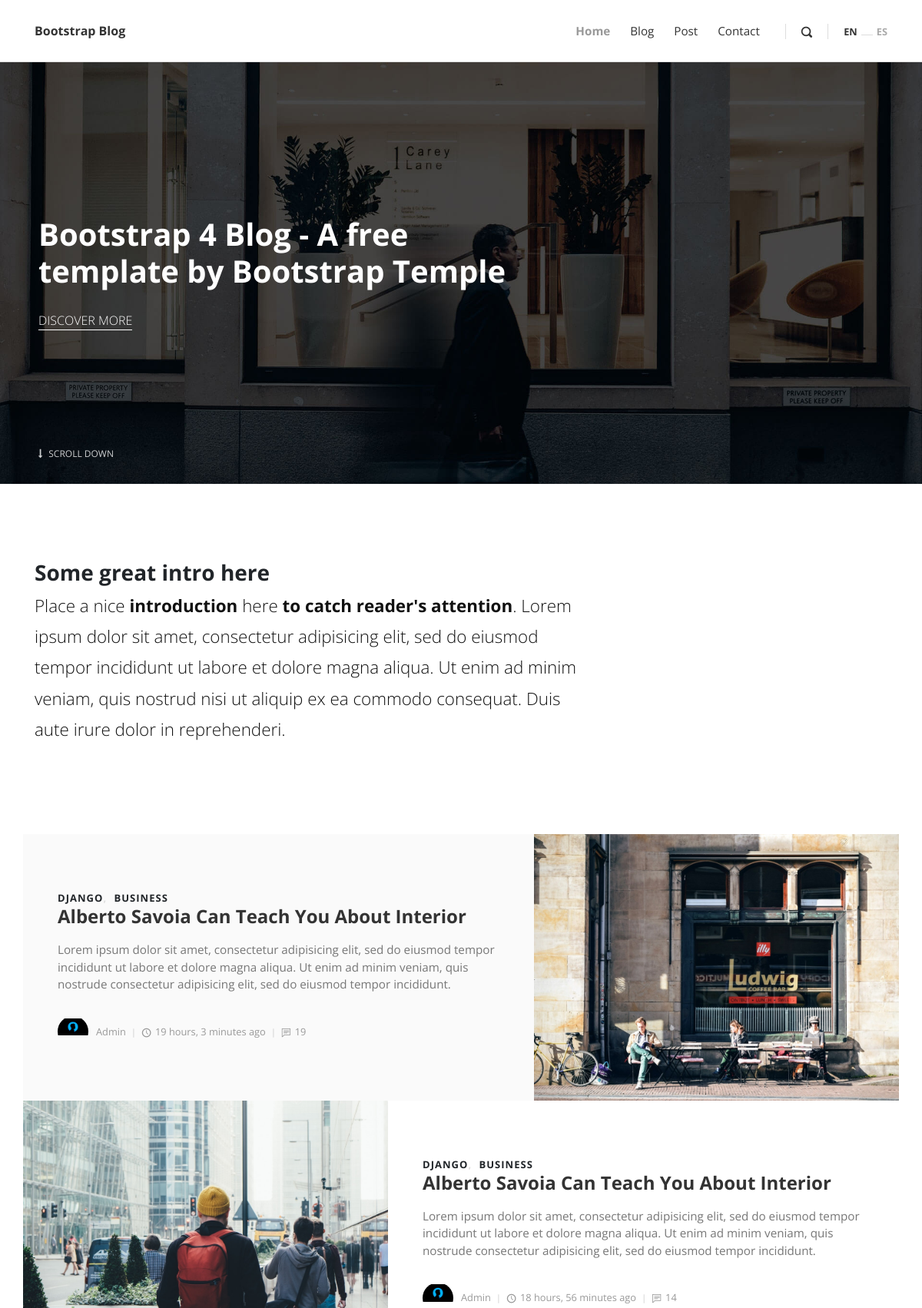
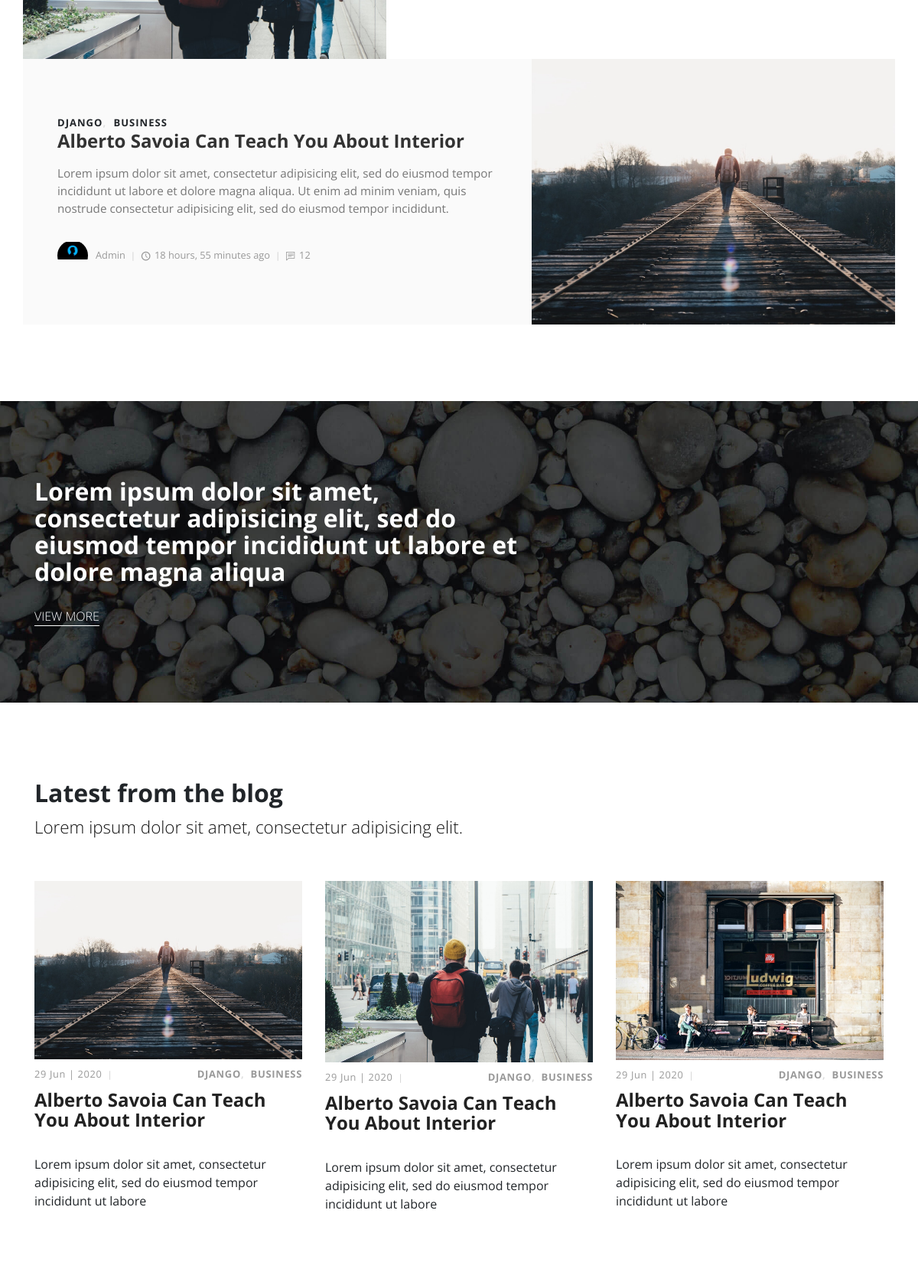
The page / (upper part) on the database its author committed (2 pictures, top to bottom).
### posts/models.py (models this page shows, shortened)
class Category(models.Model):
    title = models.CharField(max_length=20)
    def __str__(self):
        return self.title

class Posts(models.Model):
    title = models.CharField(max_length=100)
    overview = models.TextField()
    timestamp = models.DateTimeField(auto_now_add=True)
    comment_count = models.IntegerField(default=0)
    author = models.ForeignKey(Author, on_delete=models.CASCADE)
    thumbnail = models.ImageField()
    category = models.ManyToManyField(Category)
    featured = models.BooleanField()
    class Meta:
        verbose_name_plural = 'Posts'
    def get_trailer(self):
        trailer = self.overview[:100]
        return trailer

class Author(models.Model):
    user = models.OneToOneField(User, on_delete=models.CASCADE)
    profile_picture = models.ImageField()

### posts/views.py (the view)
# urls.py: path('', index, name='index'),
def index(request):
    featured = Posts.objects.filter(featured=True)
    latest = Posts.objects.order_by('-timestamp')[0:3]
    if request.method == 'POST':
        email = request.POST['email']
        new_signup = Signup()
        new_signup.email = email
        new_signup.save()
    context = {'featured': featured, 'latest': latest}
    return render(request, 'index.html', context)

### templates/index.html (shortened to what this page needs)
{% extends 'base.html' %}
{% load static %}
{% block blockname %}
<section style="background: url({% static 'img/hero.jpg' %}); background-size: cover; background-position: center center;" class="hero">
	<div class="container">
		<div class="row">
			<div class="col-lg-7">
				<h1>Bootstrap 4 Blog - A free template by Bootstrap Temple</h1>
				<a href="#" class="hero-link">Discover More</a>
			</div>
		</div>
		<a href=".intro" class="continue link-scroll"><i class="fa fa-long-arrow-down"></i> Scroll Down</a>
	</div>
</section>
<section class="intro">
	<div class="container">
		<div class="row">
			<div class="col-lg-8">
				<h2 class="h3">Some great intro here</h2>
				<p class="text-big">Place a nice <strong>introduction</strong> here <strong>to catch reader's attention</strong>. Lorem ipsum dolor sit amet, consectetur adipisicing elit, sed do eiusmod tempor incididunt ut labore et dolore magna aliqua. Ut enim ad minim veniam, quis nostrud nisi ut aliquip ex ea commodo consequat. Duis aute irure dolor in reprehenderi.</p>
			</div>
		</div>
	</div>
</section>
<section class="featured-posts no-padding-top">
	<div class="container">
		{% for object in featured %}
		<div class="row d-flex align-items-stretch">
			{% if forloop.counter|divisibleby:2 %}
			<div class="image col-lg-5"><img src="{{ object.thumbnail.url }}" alt="..." /></div>
			{% endif %}
			<div class="text col-lg-7">
				<div class="text-inner d-flex align-items-center">
					<div class="content">
						<header class="post-header">
							<div class="category">
								{% for cat in object.category.all %}
								<a href="#">{{ cat }}</a>
								{% endfor %}
							</div>
							<a href="post.html"> <h2 class="h4">{{ object.title }}</h2></a>
						</header>
						<p>{{ object.overview }}</p>
						<footer class="post-footer d-flex align-items-center">
							<a href="#" class="author d-flex align-items-center flex-wrap">
								<div class="avatar"><img src="{{ object.author.profile_picture.url }}" alt="..." class="img-fluid" /></div>
								<div class="title"><span>{{ object.author.user }}</span></div></a
							>
							<div class="date"><i class="icon-clock"></i>{{ object.timestamp|timesince }} ago</div>
							<div class="comments"><i class="icon-comment"></i>{{ object.comment_count }}</div>
						</footer>
					</div>
				</div>
			</div>
			{% if not forloop.counter|divisibleby:2 %}
			<div class="image col-lg-5"><img src="{{ object.thumbnail.url }}" alt="..." /></div>
			{% endif %}
		</div>
		{% endfor %}
	</div>
</section>
<section style="background: url({% static 'img/divider-bg.jpg' %}); background-size: cover; background-position: center bottom;" class="divider">
	<div class="container">
		<div class="row">
			<div class="col-md-7">
				<h2>Lorem ipsum dolor sit amet, consectetur adipisicing elit, sed do eiusmod tempor incididunt ut labore et dolore magna aliqua</h2>
				<a href="#" class="hero-link">View More</a>
			</div>
		</div>
	</div>
</section>
<section class="latest-posts">
	<div class="container">
		<header>
			<h2>Latest from the blog</h2>
			<p class="text-big">Lorem ipsum dolor sit amet, consectetur adipisicing elit.</p>
		</header>
		<div class="row">
			{% for obj in latest %}
			<div class="post col-md-4">
				<div class="post-thumbnail">
					<a href="post.html"><img src="{{ obj.thumbnail.url }}" alt="..." class="img-fluid" /></a>
				</div>
				<div class="post-details">
					<div class="post-meta d-flex justify-content-between">
						<div class="date">{{ obj.timestamp|date:"j M" }} | {{ obj.timestamp|date:"Y" }}</div>
						<div class="category">
							{% for cat in obj.category.all %}
							<a href="#">{{ cat }}</a>
							{% endfor %}
						</div>
					</div>
					<a href="post.html"> <h3 class="h4">{{ obj.title }}</h3></a>
					<p class="text-muted"></p>{{ obj.get_trailer }}
				</div>
			</div>
			{% endfor %}
		</div>
	</div>
</section>
{% endblock blockname %}

### templates/base.html (shortened to what this page needs)
<!DOCTYPE html>
<html lang="en">
{% include 'head.html' %}
<body>
    {% include 'header.html' %}
    {% block blockname %}
    {% endblock blockname %}
</body>
</html>

### templates/head.html (shortened to what this page needs)
{% load static %}
<head>
    <link rel="stylesheet" href="{% static 'vendor/bootstrap/css/bootstrap.min.css' %}">
    <link rel="stylesheet" href="{% static 'vendor/font-awesome/css/font-awesome.min.css' %}">
    <link rel="stylesheet" href="{% static 'css/fontastic.css' %}">
    <link rel="stylesheet" href="{% static 'vendor/@fancyapps/fancybox/jquery.fancybox.min.css' %}">
    <link rel="stylesheet" href="{% static 'css/style.default.css' %}" id="theme-stylesheet">
    <link rel="stylesheet" href="{% static 'css/custom.css' %}">
</head>

### templates/header.html (shortened to what this page needs)
<header class="header">
	<nav class="navbar navbar-expand-lg">
		<div class="container">
			<div class="navbar-header d-flex align-items-center justify-content-between">
				<a href="index.html" class="navbar-brand">Bootstrap Blog</a>
			</div>
			<div id="navbarcollapse" class="collapse navbar-collapse">
				<ul class="navbar-nav ml-auto">
					<li class="nav-item"><a href="index.html" class="nav-link active">Home</a></li>
					<li class="nav-item"><a href="blog.html" class="nav-link">Blog</a></li>
					<li class="nav-item"><a href="post.html" class="nav-link">Post</a></li>
					<li class="nav-item"><a href="#" class="nav-link">Contact</a></li>
				</ul>
				<div class="navbar-text">
					<a href="#" class="search-btn"><i class="icon-search-1"></i></a>
				</div>
				<ul class="langs navbar-text">
					<a href="#" class="active">EN</a
					><span> </span
					><a href="#">ES</a>
				</ul>
			</div>
		</div>
	</nav>
</header>

### templates/footer.html (shortened to what this page needs)
{% load static %}

### templates/scripts.html (shortened to what this page needs)
{% load static %}

### rows shown on the page
Posts: title "Alberto Savoia Can Teach You About Interior", overview "Lorem ipsum dolor sit amet, consectetur adipisicing elit, sed do eiusmod tempor incididunt ut labore et dolore magna aliqua. Ut enim ad minim veniam, quis nostrude consectetur adipisicing elit, sed do eiusmod tempor incididunt.", author.profile_picture (picture), author.user "Admin", timestamp "19 hours, 3 minutes", comment_count "19", thumbnail (picture), timestamp "29 Jun", timestamp "2020", get_trailer "Lorem ipsum dolor sit amet, consectetur adipisicing elit, sed do eiusmod tempor incididunt ut labore"
Category: title "DJANGO"
Category: title "BUSINESS"
Posts: thumbnail (picture), title "Alberto Savoia Can Teach You About Interior", overview "Lorem ipsum dolor sit amet, consectetur adipisicing elit, sed do eiusmod tempor incididunt ut labore et dolore magna aliqua. Ut enim ad minim veniam, quis nostrude consectetur adipisicing elit, sed do eiusmod tempor incididunt.", author.profile_picture (picture), author.user "Admin", timestamp "18 hours, 56 minutes", comment_count "14", timestamp "29 Jun", timestamp "2020", get_trailer "Lorem ipsum dolor sit amet, consectetur adipisicing elit, sed do eiusmod tempor incididunt ut labore"
Posts: title "Alberto Savoia Can Teach You About Interior", overview "Lorem ipsum dolor sit amet, consectetur adipisicing elit, sed do eiusmod tempor incididunt ut labore et dolore magna aliqua. Ut enim ad minim veniam, quis nostrude consectetur adipisicing elit, sed do eiusmod tempor incididunt.", author.profile_picture (picture), author.user "Admin", timestamp "18 hours, 55 minutes", comment_count "12", thumbnail (picture), timestamp "29 Jun", timestamp "2020", get_trailer "Lorem ipsum dolor sit amet, consectetur adipisicing elit, sed do eiusmod tempor incididunt ut labore"
